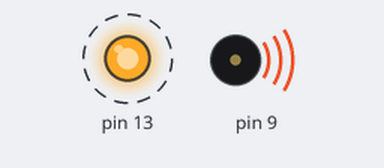
Bench run of a sketch on a simulated Arduino Uno, built with avr-gcc and run on an emulated ATmega328P. On the bench: output pins drawn as LEDs (lit = HIGH), buzzer (waves = sounding). Dashed ring = blinking.

Above: at 0.2 s.
Timing chart, 0 to 3.0 s (numbered marks = the images above):
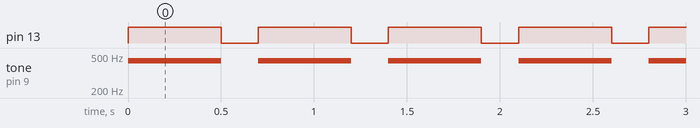

The sketch:

Group_5LED_Buzzer.ino
```cpp
void setup() {
pinMode(13, OUTPUT);
pinMode (2, INPUT);
}

void loop() {
digitalWrite(13, HIGH);
tone(9,440);
delay(500);
digitalWrite(13, LOW);
noTone(9);
delay(200);
}
```

Measured:
- by itself, pin 13: alternates HIGH for 0.50 s and LOW for 0.20 s
- by itself, tone on pin 9: alternates 440 Hz for 0.50 s and silent for 0.20 s
